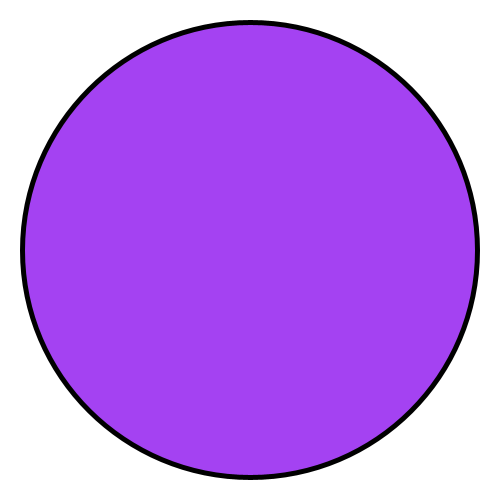
Frame 1 (no input)
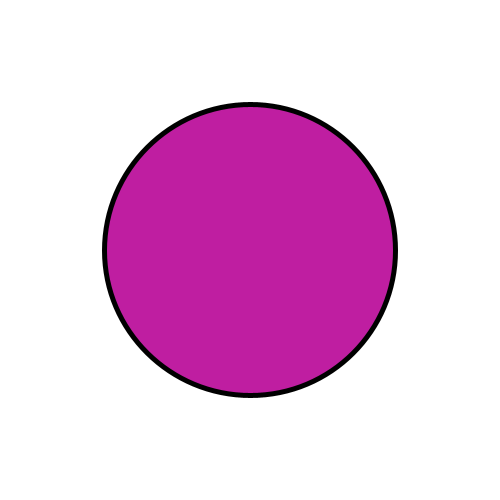
Frame 60 (the mouse pressed at the canvas centre just before this capture)
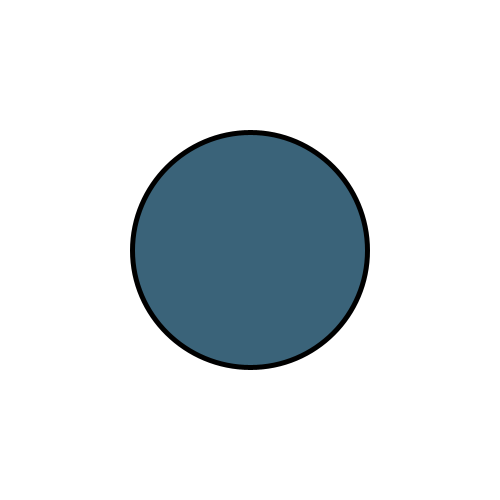
Frame 120 (the mouse held since frame 60 and released just before this capture)

The Processing sketch that drew these frames (run headless with seeded random() and noise(); from frame 60 on, the mouse is pressed at the canvas centre):

// Processing sketch: noise
// ── noise.pde
float time = 0.0; 

void setup() {
  size(500,500); 
}

void draw() {
  background(255);
  float noisevalue = noise(time)*width*1.5;
  strokeWeight(5);
  fill(random(255),random(255),random(255));
  ellipse(width/2,height/2,noisevalue,noisevalue);
  time+=0.1;
}
